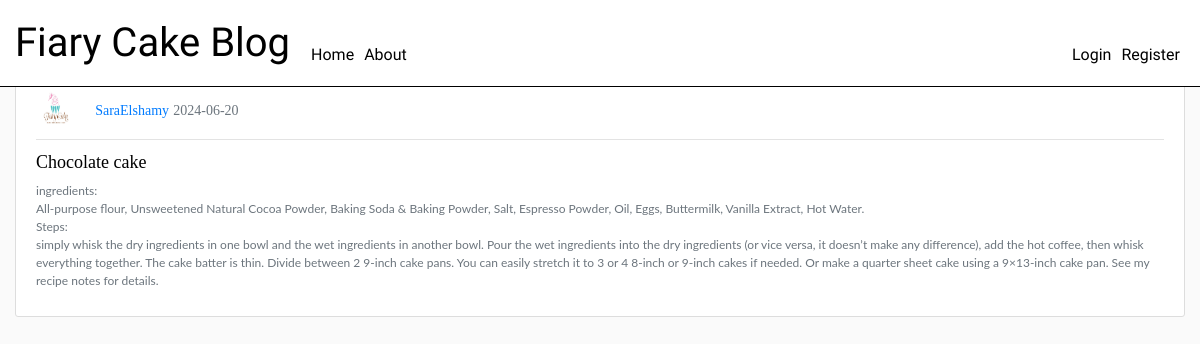
The page /post/5 on the database its author committed.
### blog/models.py (models this page shows, shortened)
class User(db.Model, UserMixin):
    id = db.Column(db.Integer, primary_key=True,)
    firstname = db.Column(db.String(20), unique=True, nullable=False)
    lastname = db.Column(db.String(20), unique=True, nullable=False)
    email = db.Column(db.String(120), unique=True, nullable=False)
    image_file = db.Column(db.String(20), nullable=False, default='default.jpg')
    password = db.Column(db.String(60), nullable=False)
    posts = db.relationship('Post', backref='author', lazy=True)

class Post(db.Model):
    id = db.Column(db.Integer, primary_key=True,)
    title = db.Column(db.String(100), nullable=False)
    date_created = db.Column(db.DateTime, nullable=False, default=func.now())
    content = db.Column(db.Text, nullable=False)
    user_id = db.Column(db.Integer, db.ForeignKey('user.id'))

### blog/posts/routes.py (the view)
@posts.route("/post/<int:post_id>")
def post(post_id):
    post = Post.query.get_or_404(post_id)
    return render_template('post.html', title=post.title, post=post)

### blog/templates/post.html (shortened to what this page needs)
{% extends "base.html" %}
{% block content %}
<link rel="stylesheet" href="{{ url_for('static', filename='css/post.css') }}">
    <article class="media content-section">
        <div class="media-body">
            <div class="article-metadata">
                <img class="rounded-circle article-img" src="{{ url_for('static', filename='profile_pic/' + post.author.image_file)}}">
                <a class="mr-2" href="{{ url_for('users.user_posts', firstname=post.author.firstname )}}">{{ post.author.firstname | capitalize }}{{ post.author.lastname | capitalize }}</a>
                <small class="text-muted">{{ post.date_created.strftime('%Y-%m-%d') }}</small>
            </div>
            <h2 class="article-title">{{ post.title | capitalize}}</a></h2>
            <p class="article-content">{{ post.content }}</p>
        </div>
    </article>
{% endblock content %}

### blog/static/css/base.css (style rules this page uses)
body { background: #fafafa; color: #333333; margin-top: 5rem; }
h1, h2, h3, h4, h5, h6 { color: #444444; }

### blog/static/css/post.css (style rules this page uses)
.content-section { background: #ffffff; padding: 10px 20px; border: 1px solid #dddddd; border-radius: 3px; margin-bottom: 20px; }
.article-title { color: #000000; text-decoration: none; font-family: "Playwrite NZ", cursive; font-size: 18px; }
.rounded-circle { width: 40px; height: 40px; border-radius: 50%; margin-right: 15px; }
.article-content { font-size: 12px; white-space: pre-line; color: #6c757d; margin-right: 10px; font-family: "Lato", sans-serif; }
.article-metadata { padding-bottom: 8px; margin-bottom: 12px; border-bottom: 1px solid #e3e3e3; }
.article-metadata a { color: #007bff; text-decoration: none; }
.mr-2 { font-size: 14px; font-family: 'Times New Roman', serif; color: #0c0c0c; }
.text-muted { font-size: 14px; font-family: 'Times New Roman', serif; color: #666; }

### rows shown on the page
User: image_file (picture), author.firstname "Sara", author.lastname "Elshamy"
Post: date_created "2024-06-20", title "Chocolate cake", content "ingredients: All-purpose flour, Unsweetened Natural Cocoa Powder, Baking Soda & Baking Powder, Salt, Espresso Powder, Oil, Eggs, Buttermilk, Vanilla Extract, Hot Water. Steps: simply whisk the dry ingredients in one bowl and the wet ingredients in another bowl. Pour the wet ingredients into the dry ingredients (or vice versa, it doesn’t make any difference), add the hot coffee, then whisk everything together. The cake batter is thin. Divide between 2 9-inch cake pans. You can easily stretch it to 3 or 4 8-inch or 9-inch cakes if needed. Or make a quarter sheet cake using a 9×13-inch cake pan. See my recipe notes for details."
